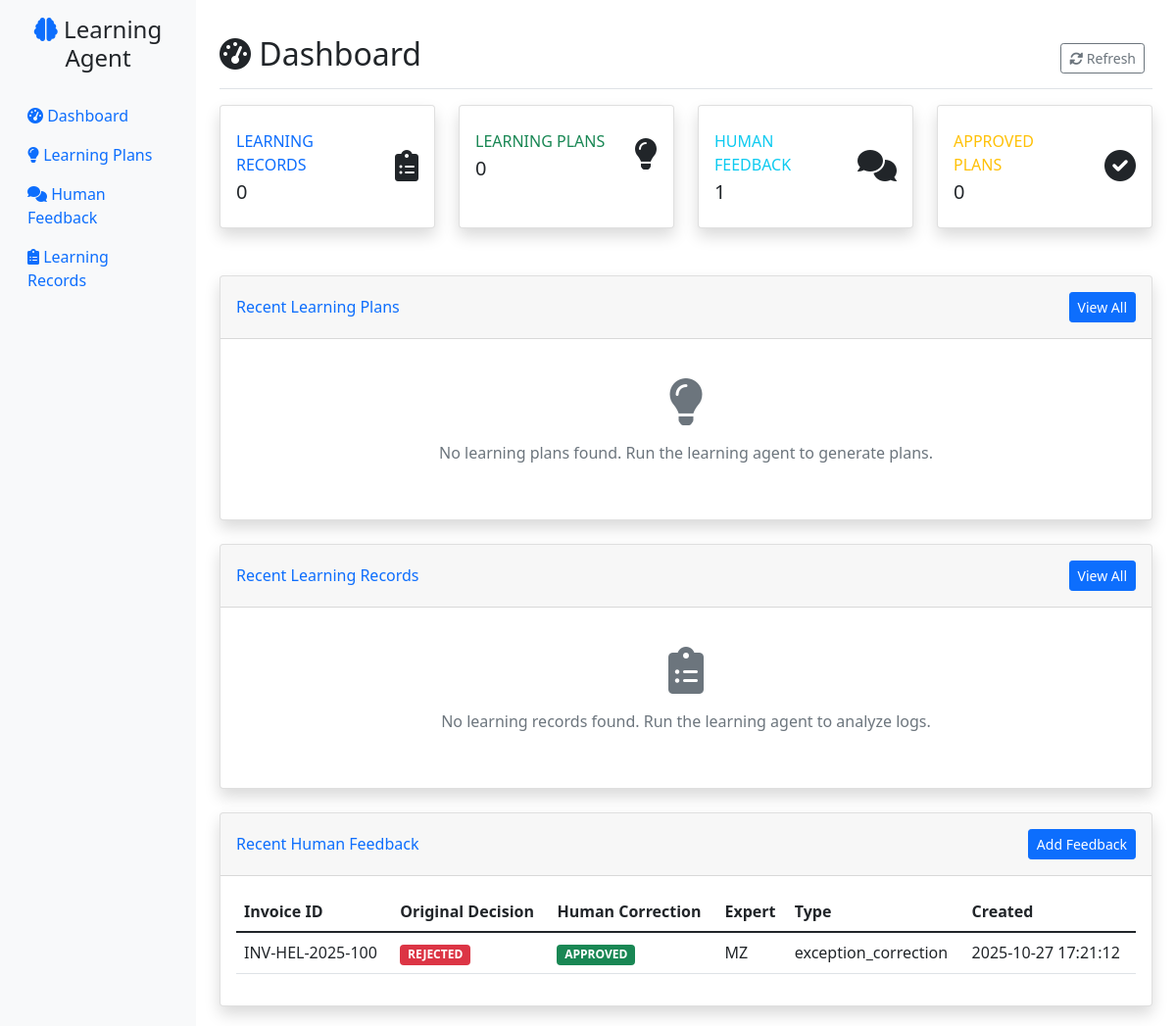
Before: / with the older database file.
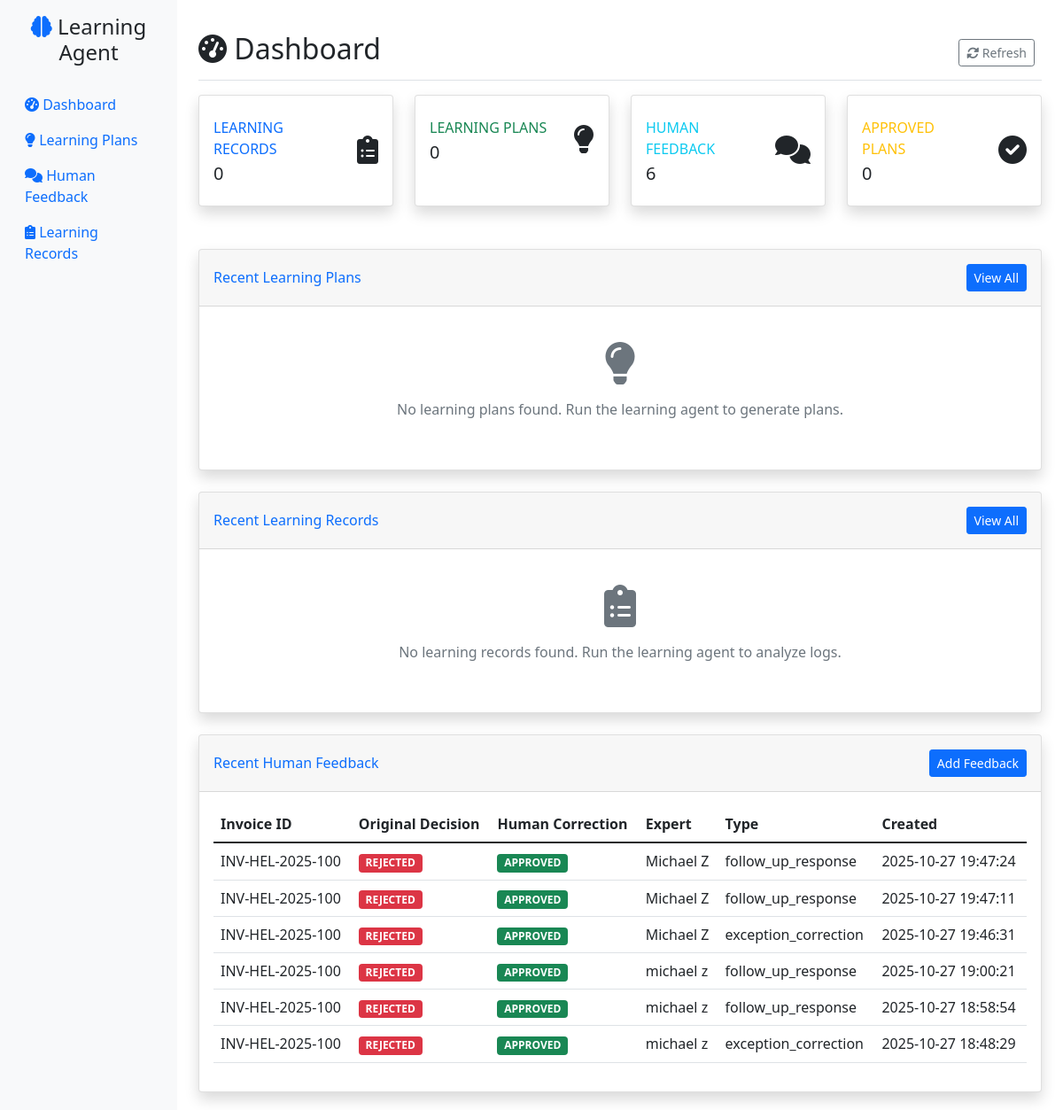
After: the same page with the newer database file.
### tables this page shows
CREATE TABLE human_feedback (
                id INTEGER PRIMARY KEY AUTOINCREMENT,
                created_at TIMESTAMP DEFAULT CURRENT_TIMESTAMP,
                invoice_id VARCHAR(100),
                original_agent_decision VARCHAR(50),
                human_correction VARCHAR(50),
                routing_queue VARCHAR(100),
                feedback_text TEXT,
                expert_name VARCHAR(100),
                feedback_type VARCHAR(50),
                supporting_evidence JSON,
                learning_record_id INTEGER,
                conversation_id VARCHAR(100),
                is_initial_feedback BOOLEAN DEFAULT TRUE,
                parent_feedback_id INTEGER,
                llm_questions TEXT,
                human_responses TEXT,
                feedback_summary TEXT,
                conversation_status VARCHAR(20) DEFAULT 'active',
                quality_score REAL DEFAULT 0.0,
                exception_validity VARCHAR(20),
                invoice_decision VARCHAR(20), conversation_history TEXT,
                FOREIGN KEY (learning_record_id) REFERENCES learning_records(id),
                FOREIGN KEY (parent_feedback_id) REFERENCES human_feedback(id)
            );

### web_gui/app.py (the view)
@app.route('/')
def dashboard():
    stats = db.get_database_stats()
    recent_plans = db.get_learning_plans()[:10]  # Last 10 plans
    recent_records = db.get_learning_records()[:10]  # Last 10 records
    recent_feedback = db.get_human_feedback()[:10]  # Last 10 feedback items
    return render_template('dashboard.html',
                         stats=stats,
                         recent_plans=recent_plans,
                         recent_records=recent_records,
                         recent_feedback=recent_feedback)

### web_gui/templates/dashboard.html (shortened to what this page needs)
{% extends "base.html" %}
{% block content %}
<div class="d-flex justify-content-between flex-wrap flex-md-nowrap align-items-center pt-3 pb-2 mb-3 border-bottom">
    <h1 class="h2"><i class="fas fa-tachometer-alt"></i> Dashboard</h1>
    <div class="btn-toolbar mb-2 mb-md-0">
        <div class="btn-group me-2">
            <button type="button" class="btn btn-sm btn-outline-secondary" onclick="location.reload()">
                <i class="fas fa-sync-alt"></i> Refresh
            </button>
        </div>
    </div>
</div>
<div class="row mb-4">
    <div class="col-xl-3 col-md-6 mb-4">
        <div class="card stat-card border-left-primary shadow h-100 py-2">
            <div class="card-body">
                <div class="row no-gutters align-items-center">
                    <div class="col mr-2">
                        <div class="text-xs font-weight-bold text-primary text-uppercase mb-1">
                            Learning Records
                        </div>
                        <div class="h5 mb-0 font-weight-bold text-gray-800">{{ stats.learning_records }}</div>
                    </div>
                    <div class="col-auto">
                        <i class="fas fa-clipboard-list fa-2x text-gray-300"></i>
                    </div>
                </div>
            </div>
        </div>
    </div>
    <div class="col-xl-3 col-md-6 mb-4">
        <div class="card stat-card border-left-success shadow h-100 py-2">
            <div class="card-body">
                <div class="row no-gutters align-items-center">
                    <div class="col mr-2">
                        <div class="text-xs font-weight-bold text-success text-uppercase mb-1">
                            Learning Plans
                        </div>
                        <div class="h5 mb-0 font-weight-bold text-gray-800">{{ stats.learning_plans }}</div>
                    </div>
                    <div class="col-auto">
                        <i class="fas fa-lightbulb fa-2x text-gray-300"></i>
                    </div>
                </div>
            </div>
        </div>
    </div>
    <div class="col-xl-3 col-md-6 mb-4">
        <div class="card stat-card border-left-info shadow h-100 py-2">
            <div class="card-body">
                <div class="row no-gutters align-items-center">
                    <div class="col mr-2">
                        <div class="text-xs font-weight-bold text-info text-uppercase mb-1">
                            Human Feedback
                        </div>
                        <div class="h5 mb-0 font-weight-bold text-gray-800">{{ stats.human_feedback }}</div>
                    </div>
                    <div class="col-auto">
                        <i class="fas fa-comments fa-2x text-gray-300"></i>
                    </div>
                </div>
            </div>
        </div>
    </div>
    <div class="col-xl-3 col-md-6 mb-4">
        <div class="card stat-card border-left-warning shadow h-100 py-2">
            <div class="card-body">
                <div class="row no-gutters align-items-center">
                    <div class="col mr-2">
                        <div class="text-xs font-weight-bold text-warning text-uppercase mb-1">
                            Approved Plans
                        </div>
                        <div class="h5 mb-0 font-weight-bold text-gray-800">{{ stats.approved_plans }}</div>
                    </div>
                    <div class="col-auto">
                        <i class="fas fa-check-circle fa-2x text-gray-300"></i>
                    </div>
                </div>
            </div>
        </div>
    </div>
</div>
<div class="row mb-4">
    <div class="col-12">
        <div class="card shadow">
            <div class="card-header py-3 d-flex flex-row align-items-center justify-content-between">
                <h6 class="m-0 font-weight-bold text-primary">Recent Learning Plans</h6>
                <a href="{{ url_for('learning_plans') }}" class="btn btn-sm btn-primary">View All</a>
            </div>
            <div class="card-body">
                {% if recent_plans %}
                    {% for plan in recent_plans %}
                    <div class="card learning-plan-card {{ plan.priority }}-priority mb-3">
                        <div class="card-body">
                            <div class="row">
                                <div class="col-md-8">
                                    <h6 class="card-title">{{ plan.title }}</h6>
                                    <p class="card-text text-muted">{{ plan.description[:200] }}{% if plan.description|length > 200 %}...{% endif %}</p>
                                    <small class="text-muted">
                                        <i class="fas fa-tag"></i> {{ plan.plan_type }} |
                                        <i class="fas fa-flag"></i> {{ plan.priority }} |
                                        <i class="fas fa-clock"></i> {{ plan.created_at|datetime_format }}
                                    </small>
                                </div>
                                <div class="col-md-4 text-end">
                                    <span class="badge bg-{{ 'success' if plan.status == 'approved' else 'warning' if plan.status == 'draft' else 'danger' if plan.status == 'rejected' else 'secondary' }}">
                                        {{ plan.status }}
                                    </span>
                                    <br>
                                    <a href="{{ url_for('learning_plan_detail', plan_id=plan.id) }}" class="btn btn-sm btn-outline-primary mt-2">
                                        <i class="fas fa-eye"></i> View Details
                                    </a>
                                </div>
                            </div>
                        </div>
                    </div>
                    {% endfor %}
                {% else %}
                    <div class="text-center text-muted py-4">
                        <i class="fas fa-lightbulb fa-3x mb-3"></i>
                        <p>No learning plans found. Run the learning agent to generate plans.</p>
                    </div>
                {% endif %}
            </div>
        </div>
    </div>
</div>
<div class="row mb-4">
    <div class="col-12">
        <div class="card shadow">
            <div class="card-header py-3 d-flex flex-row align-items-center justify-content-between">
                <h6 class="m-0 font-weight-bold text-primary">Recent Learning Records</h6>
                <a href="{{ url_for('learning_records') }}" class="btn btn-sm btn-primary">View All</a>
            </div>
            <div class="card-body">
                {% if recent_records %}
                    <div class="table-responsive">
                        <table class="table table-hover">
                            <thead>
                                <tr>
                                    <th>Source</th>
                                    <th>Learning Opportunity</th>
                                    <th>Confidence</th>
                                    <th>Status</th>
                                    <th>Created</th>
                                </tr>
                            </thead>
                            <tbody>
                                {% for record in recent_records %}
                                <tr>
                                    <td>
                                        <span class="badge bg-info">{{ record.source_type }}</span>
                                        <br>
                                        <small class="text-muted">{{ record.source_file }}</small>
                                    </td>
                                    <td>{{ record.learning_opportunity[:100] }}{% if record.learning_opportunity|length > 100 %}...{% endif %}</td>
                                    <td>
                                        <div class="progress" style="height: 20px;">
                                            <div class="progress-bar" role="progressbar" style="width: {{ record.confidence_score * 100 }}%">
                                                {{ (record.confidence_score * 100)|round(1) }}%
                                            </div>
                                        </div>
                                    </td>
                                    <td>
                                        <span class="badge bg-{{ 'success' if record.status == 'analyzed' else 'warning' if record.status == 'pending' else 'secondary' }}">
                                            {{ record.status }}
                                        </span>
                                    </td>
                                    <td>{{ record.created_at|datetime_format }}</td>
                                </tr>
                                {% endfor %}
                            </tbody>
                        </table>
                    </div>
                {% else %}
                    <div class="text-center text-muted py-4">
                        <i class="fas fa-clipboard-list fa-3x mb-3"></i>
                        <p>No learning records found. Run the learning agent to analyze logs.</p>
                    </div>
                {% endif %}
            </div>
        </div>
    </div>
</div>
<div class="row">
    <div class="col-12">
        <div class="card shadow">
            <div class="card-header py-3 d-flex flex-row align-items-center justify-content-between">
                <h6 class="m-0 font-weight-bold text-primary">Recent Human Feedback</h6>
                <a href="{{ url_for('feedback') }}" class="btn btn-sm btn-primary">Add Feedback</a>
            </div>
            <div class="card-body">
                {% if recent_feedback %}
                    <div class="table-responsive">
                        <table class="table table-hover">
                            <thead>
                                <tr>
                                    <th>Invoice ID</th>
                                    <th>Original Decision</th>
                                    <th>Human Correction</th>
                                    <th>Expert</th>
                                    <th>Type</th>
                                    <th>Created</th>
                                </tr>
                            </thead>
                            <tbody>
                                {% for feedback in recent_feedback %}
                                <tr>
                                    <td>{{ feedback.invoice_id }}</td>
                                    <td>
                                        <span class="badge bg-{{ 'danger' if feedback.original_agent_decision == 'REJECTED' else 'success' if feedback.original_agent_decision == 'APPROVED' else 'warning' }}">
                                            {{ feedback.original_agent_decision }}
                                        </span>
                                    </td>
                                    <td>
                                        <span class="badge bg-{{ 'success' if feedback.human_correction == 'APPROVED' else 'danger' if feedback.human_correction == 'REJECTED' else 'warning' }}">
                                            {{ feedback.human_correction }}
                                        </span>
                                    </td>
                                    <td>{{ feedback.expert_name or 'Unknown' }}</td>
                                    <td>{{ feedback.feedback_type or 'N/A' }}</td>
                                    <td>{{ feedback.created_at|datetime_format }}</td>
                                </tr>
                                {% endfor %}
                            </tbody>
                        </table>
                    </div>
                {% else %}
                    <div class="text-center text-muted py-4">
                        <i class="fas fa-comments fa-3x mb-3"></i>
                        <p>No human feedback found. Add feedback to help improve the system.</p>
                    </div>
                {% endif %}
            </div>
        </div>
    </div>
</div>
{% endblock %}

### web_gui/templates/base.html (shortened to what this page needs)
<!DOCTYPE html>
<html lang="en">
<head>
    <link href="https://cdn.jsdelivr.net/npm/bootstrap@5.1.3/dist/css/bootstrap.min.css" rel="stylesheet">
    <link href="https://cdnjs.cloudflare.com/ajax/libs/font-awesome/6.0.0/css/all.min.css" rel="stylesheet">
</head>
<body>
    <div class="container-fluid">
        <div class="row">
            <nav class="col-md-3 col-lg-2 d-md-block sidebar collapse">
                <div class="position-sticky pt-3">
                    <div class="text-center mb-4">
                        <h4><i class="fas fa-brain text-primary"></i> Learning Agent</h4>
                    </div>
                    <ul class="nav flex-column">
                        <li class="nav-item">
                            <a class="nav-link {% if request.endpoint == 'dashboard' %}active{% endif %}" href="{{ url_for('dashboard') }}">
                                <i class="fas fa-tachometer-alt"></i> Dashboard
                            </a>
                        </li>
                        <li class="nav-item">
                            <a class="nav-link {% if request.endpoint == 'learning_plans' %}active{% endif %}" href="{{ url_for('learning_plans') }}">
                                <i class="fas fa-lightbulb"></i> Learning Plans
                            </a>
                        </li>
                        <li class="nav-item">
                            <a class="nav-link {% if request.endpoint == 'feedback' %}active{% endif %}" href="{{ url_for('feedback') }}">
                                <i class="fas fa-comments"></i> Human Feedback
                            </a>
                        </li>
                        <li class="nav-item">
                            <a class="nav-link {% if request.endpoint == 'learning_records' %}active{% endif %}" href="{{ url_for('learning_records') }}">
                                <i class="fas fa-clipboard-list"></i> Learning Records
                            </a>
                        </li>
                    </ul>
                </div>
            </nav>
            <main class="col-md-9 ms-sm-auto col-lg-10 px-md-4 main-content">
                {% block content %}{% endblock %}
            </main>
        </div>
    </div>
</body>
</html>

Changed rows visible on the page:
added human_feedback: invoice_id "INV-HEL-2025-100", original_agent_decision "REJECTED", human_correction "APPROVED", expert_name "Michael Z", feedback_type "follow_up_response", created_at "2025-10-27 19:47:24"
added human_feedback: invoice_id "INV-HEL-2025-100", original_agent_decision "REJECTED", human_correction "APPROVED", expert_name "Michael Z", feedback_type "follow_up_response", created_at "2025-10-27 19:47:11"
added human_feedback: invoice_id "INV-HEL-2025-100", original_agent_decision "REJECTED", human_correction "APPROVED", expert_name "Michael Z", feedback_type "exception_correction", created_at "2025-10-27 19:46:31"
added human_feedback: invoice_id "INV-HEL-2025-100", original_agent_decision "REJECTED", human_correction "APPROVED", expert_name "michael z", feedback_type "follow_up_response", created_at "2025-10-27 19:00:21"
added human_feedback: invoice_id "INV-HEL-2025-100", original_agent_decision "REJECTED", human_correction "APPROVED", expert_name "michael z", feedback_type "follow_up_response", created_at "2025-10-27 18:58:54"
changed human_feedback (number 6 of 6 on the later page): expert_name "MZ" → "michael z"; created_at "2025-10-27 17:21:12" → "2025-10-27 18:48:29"
Other visible differences:
{{ stats.human_feedback }}: "1" → "6"
